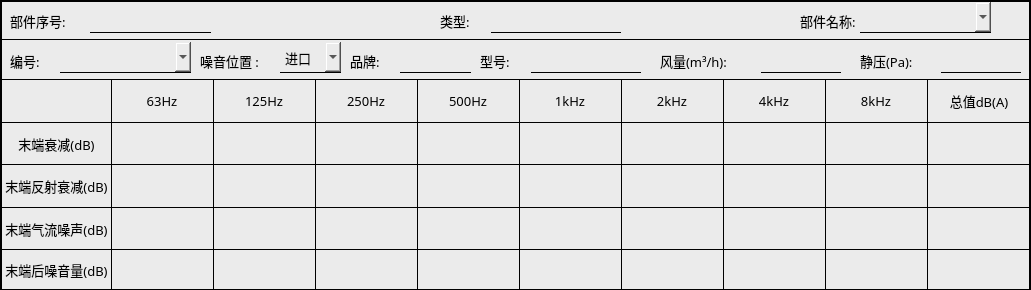
<?xml version="1.0" encoding="UTF-8"?>
<ui version="4.0">
 <class>Table_atten_noi</class>
 <widget class="QWidget" name="Table_atten_noi">
  <property name="geometry">
   <rect>
    <x>0</x>
    <y>0</y>
    <width>1031</width>
    <height>290</height>
   </rect>
  </property>
  <property name="windowTitle">
   <string>Form</string>
  </property>
  <property name="styleSheet">
   <string notr="true">background-color: rgb(235, 235, 235);</string>
  </property>
  <widget class="QWidget" name="widget_3" native="true">
   <property name="geometry">
    <rect>
     <x>0</x>
     <y>0</y>
     <width>1031</width>
     <height>40</height>
    </rect>
   </property>
   <property name="styleSheet">
    <string notr="true">#widget_3
{
border:2px solid black;
border-bottom:1px solid black;
}</string>
   </property>
   <widget class="QLabel" name="label_9">
    <property name="geometry">
     <rect>
      <x>10</x>
      <y>5</y>
      <width>81</width>
      <height>31</height>
     </rect>
    </property>
    <property name="font">
     <font>
      <family>Microsoft YaHei</family>
      <pointsize>10</pointsize>
     </font>
    </property>
    <property name="text">
     <string>部件序号:</string>
    </property>
   </widget>
   <widget class="QLineEdit" name="lineEdit_8">
    <property name="geometry">
     <rect>
      <x>90</x>
      <y>2</y>
      <width>121</width>
      <height>31</height>
     </rect>
    </property>
    <property name="font">
     <font>
      <family>Microsoft YaHei</family>
      <pointsize>10</pointsize>
     </font>
    </property>
    <property name="styleSheet">
     <string notr="true">border:none;
border-bottom:1px solid black;</string>
    </property>
   </widget>
   <widget class="QLineEdit" name="lineEdit_9">
    <property name="geometry">
     <rect>
      <x>490</x>
      <y>2</y>
      <width>131</width>
      <height>31</height>
     </rect>
    </property>
    <property name="font">
     <font>
      <family>Microsoft YaHei</family>
      <pointsize>10</pointsize>
     </font>
    </property>
    <property name="styleSheet">
     <string notr="true">border:none;
border-bottom:1px solid black;
</string>
    </property>
   </widget>
   <widget class="QLabel" name="label_10">
    <property name="geometry">
     <rect>
      <x>440</x>
      <y>5</y>
      <width>51</width>
      <height>31</height>
     </rect>
    </property>
    <property name="font">
     <font>
      <family>Microsoft YaHei</family>
      <pointsize>10</pointsize>
     </font>
    </property>
    <property name="text">
     <string>类型:</string>
    </property>
   </widget>
   <widget class="QLabel" name="label_11">
    <property name="geometry">
     <rect>
      <x>800</x>
      <y>5</y>
      <width>81</width>
      <height>31</height>
     </rect>
    </property>
    <property name="font">
     <font>
      <family>Microsoft YaHei</family>
      <pointsize>10</pointsize>
     </font>
    </property>
    <property name="text">
     <string>部件名称:</string>
    </property>
   </widget>
   <widget class="QComboBox" name="comboBox_3">
    <property name="geometry">
     <rect>
      <x>860</x>
      <y>2</y>
      <width>131</width>
      <height>31</height>
     </rect>
    </property>
    <property name="font">
     <font>
      <family>Microsoft YaHei</family>
      <pointsize>10</pointsize>
     </font>
    </property>
    <property name="styleSheet">
     <string notr="true">border:none;
border-bottom:1px solid black;</string>
    </property>
   </widget>
  </widget>
  <widget class="QWidget" name="widget" native="true">
   <property name="geometry">
    <rect>
     <x>0</x>
     <y>80</y>
     <width>1031</width>
     <height>211</height>
    </rect>
   </property>
   <layout class="QGridLayout" name="gridLayout">
    <property name="leftMargin">
     <number>0</number>
    </property>
    <property name="topMargin">
     <number>0</number>
    </property>
    <property name="rightMargin">
     <number>0</number>
    </property>
    <property name="bottomMargin">
     <number>0</number>
    </property>
    <property name="spacing">
     <number>0</number>
    </property>
    <item row="4" column="4">
     <widget class="QLineEdit" name="lineEdit_4">
      <property name="sizePolicy">
       <sizepolicy hsizetype="Expanding" vsizetype="Preferred">
        <horstretch>0</horstretch>
        <verstretch>0</verstretch>
       </sizepolicy>
      </property>
      <property name="styleSheet">
       <string notr="true">border:1px solid black;
border-right:none;
border-bottom:2px solid black;</string>
      </property>
     </widget>
    </item>
    <item row="0" column="4">
     <widget class="QLabel" name="label_5">
      <property name="font">
       <font>
        <family>Microsoft YaHei</family>
        <pointsize>10</pointsize>
       </font>
      </property>
      <property name="styleSheet">
       <string notr="true">border-left:1px solid black;</string>
      </property>
      <property name="text">
       <string>500Hz</string>
      </property>
      <property name="alignment">
       <set>Qt::AlignCenter</set>
      </property>
     </widget>
    </item>
    <item row="1" column="2">
     <widget class="QLineEdit" name="lineEdit_24">
      <property name="sizePolicy">
       <sizepolicy hsizetype="Expanding" vsizetype="Preferred">
        <horstretch>0</horstretch>
        <verstretch>0</verstretch>
       </sizepolicy>
      </property>
      <property name="styleSheet">
       <string notr="true">border:1px solid black;
border-right:none;
border-bottom:none;</string>
      </property>
     </widget>
    </item>
    <item row="1" column="4">
     <widget class="QLineEdit" name="lineEdit_20">
      <property name="sizePolicy">
       <sizepolicy hsizetype="Expanding" vsizetype="Preferred">
        <horstretch>0</horstretch>
        <verstretch>0</verstretch>
       </sizepolicy>
      </property>
      <property name="styleSheet">
       <string notr="true">border:1px solid black;
border-right:none;
border-bottom:none;</string>
      </property>
     </widget>
    </item>
    <item row="0" column="6">
     <widget class="QLabel" name="label_7">
      <property name="font">
       <font>
        <family>Microsoft YaHei</family>
        <pointsize>10</pointsize>
       </font>
      </property>
      <property name="styleSheet">
       <string notr="true">border-left:1px solid black;</string>
      </property>
      <property name="text">
       <string>2kHz</string>
      </property>
      <property name="alignment">
       <set>Qt::AlignCenter</set>
      </property>
     </widget>
    </item>
    <item row="0" column="9">
     <widget class="QLabel" name="label_13">
      <property name="font">
       <font>
        <family>Microsoft YaHei</family>
        <pointsize>10</pointsize>
       </font>
      </property>
      <property name="styleSheet">
       <string notr="true">border-left:1px solid black;
border-right:2px solid black;</string>
      </property>
      <property name="text">
       <string>总值dB(A)</string>
      </property>
      <property name="alignment">
       <set>Qt::AlignCenter</set>
      </property>
     </widget>
    </item>
    <item row="1" column="3">
     <widget class="QLineEdit" name="lineEdit_23">
      <property name="sizePolicy">
       <sizepolicy hsizetype="Expanding" vsizetype="Preferred">
        <horstretch>0</horstretch>
        <verstretch>0</verstretch>
       </sizepolicy>
      </property>
      <property name="styleSheet">
       <string notr="true">border:1px solid black;
border-right:none;
border-bottom:none;</string>
      </property>
     </widget>
    </item>
    <item row="4" column="7">
     <widget class="QLineEdit" name="lineEdit_7">
      <property name="sizePolicy">
       <sizepolicy hsizetype="Expanding" vsizetype="Preferred">
        <horstretch>0</horstretch>
        <verstretch>0</verstretch>
       </sizepolicy>
      </property>
      <property name="styleSheet">
       <string notr="true">border:1px solid black;
border-right:none;
border-bottom:2px solid black;</string>
      </property>
     </widget>
    </item>
    <item row="4" column="5">
     <widget class="QLineEdit" name="lineEdit_5">
      <property name="sizePolicy">
       <sizepolicy hsizetype="Expanding" vsizetype="Preferred">
        <horstretch>0</horstretch>
        <verstretch>0</verstretch>
       </sizepolicy>
      </property>
      <property name="styleSheet">
       <string notr="true">border:1px solid black;
border-right:none;
border-bottom:2px solid black;</string>
      </property>
     </widget>
    </item>
    <item row="1" column="1">
     <widget class="QLineEdit" name="lineEdit_25">
      <property name="sizePolicy">
       <sizepolicy hsizetype="Expanding" vsizetype="Preferred">
        <horstretch>0</horstretch>
        <verstretch>0</verstretch>
       </sizepolicy>
      </property>
      <property name="styleSheet">
       <string notr="true">border:1px solid black;
border-right:none;
border-bottom:none;</string>
      </property>
     </widget>
    </item>
    <item row="4" column="9">
     <widget class="QLineEdit" name="lineEdit_12">
      <property name="sizePolicy">
       <sizepolicy hsizetype="Expanding" vsizetype="Preferred">
        <horstretch>0</horstretch>
        <verstretch>0</verstretch>
       </sizepolicy>
      </property>
      <property name="styleSheet">
       <string notr="true">border:1px solid black;
border-bottom:2px solid black;
border-right:2px solid black;</string>
      </property>
     </widget>
    </item>
    <item row="0" column="2">
     <widget class="QLabel" name="label_3">
      <property name="font">
       <font>
        <family>Microsoft YaHei</family>
        <pointsize>10</pointsize>
       </font>
      </property>
      <property name="styleSheet">
       <string notr="true">border-left:1px solid black;</string>
      </property>
      <property name="text">
       <string>125Hz</string>
      </property>
      <property name="alignment">
       <set>Qt::AlignCenter</set>
      </property>
     </widget>
    </item>
    <item row="0" column="0">
     <widget class="QLabel" name="label">
      <property name="styleSheet">
       <string notr="true">border-left:2px solid black;</string>
      </property>
      <property name="text">
       <string/>
      </property>
     </widget>
    </item>
    <item row="0" column="1">
     <widget class="QLabel" name="label_2">
      <property name="font">
       <font>
        <family>Microsoft YaHei</family>
        <pointsize>10</pointsize>
       </font>
      </property>
      <property name="styleSheet">
       <string notr="true">border-left:1px solid black;
</string>
      </property>
      <property name="text">
       <string>63Hz</string>
      </property>
      <property name="alignment">
       <set>Qt::AlignCenter</set>
      </property>
     </widget>
    </item>
    <item row="4" column="3">
     <widget class="QLineEdit" name="lineEdit_3">
      <property name="sizePolicy">
       <sizepolicy hsizetype="Expanding" vsizetype="Preferred">
        <horstretch>0</horstretch>
        <verstretch>0</verstretch>
       </sizepolicy>
      </property>
      <property name="styleSheet">
       <string notr="true">border:1px solid black;
border-right:none;
border-bottom:2px solid black;</string>
      </property>
     </widget>
    </item>
    <item row="4" column="2">
     <widget class="QLineEdit" name="lineEdit_2">
      <property name="sizePolicy">
       <sizepolicy hsizetype="Expanding" vsizetype="Preferred">
        <horstretch>0</horstretch>
        <verstretch>0</verstretch>
       </sizepolicy>
      </property>
      <property name="styleSheet">
       <string notr="true">border:1px solid black;
border-right:none;
border-bottom:2px solid black;</string>
      </property>
     </widget>
    </item>
    <item row="4" column="1">
     <widget class="QLineEdit" name="lineEdit">
      <property name="sizePolicy">
       <sizepolicy hsizetype="Expanding" vsizetype="Preferred">
        <horstretch>0</horstretch>
        <verstretch>0</verstretch>
       </sizepolicy>
      </property>
      <property name="styleSheet">
       <string notr="true">border:1px solid black;
border-right:none;
border-bottom:2px solid black;</string>
      </property>
     </widget>
    </item>
    <item row="1" column="6">
     <widget class="QLineEdit" name="lineEdit_18">
      <property name="sizePolicy">
       <sizepolicy hsizetype="Expanding" vsizetype="Preferred">
        <horstretch>0</horstretch>
        <verstretch>0</verstretch>
       </sizepolicy>
      </property>
      <property name="styleSheet">
       <string notr="true">border:1px solid black;
border-right:none;
border-bottom:none;</string>
      </property>
     </widget>
    </item>
    <item row="0" column="5">
     <widget class="QLabel" name="label_6">
      <property name="font">
       <font>
        <family>Microsoft YaHei</family>
        <pointsize>10</pointsize>
       </font>
      </property>
      <property name="styleSheet">
       <string notr="true">border-left:1px solid black;</string>
      </property>
      <property name="text">
       <string>1kHz</string>
      </property>
      <property name="alignment">
       <set>Qt::AlignCenter</set>
      </property>
     </widget>
    </item>
    <item row="4" column="6">
     <widget class="QLineEdit" name="lineEdit_6">
      <property name="sizePolicy">
       <sizepolicy hsizetype="Expanding" vsizetype="Preferred">
        <horstretch>0</horstretch>
        <verstretch>0</verstretch>
       </sizepolicy>
      </property>
      <property name="styleSheet">
       <string notr="true">border:1px solid black;
border-right:none;
border-bottom:2px solid black;</string>
      </property>
     </widget>
    </item>
    <item row="0" column="3">
     <widget class="QLabel" name="label_4">
      <property name="font">
       <font>
        <family>Microsoft YaHei</family>
        <pointsize>10</pointsize>
       </font>
      </property>
      <property name="styleSheet">
       <string notr="true">border-left:1px solid black;</string>
      </property>
      <property name="text">
       <string>250Hz</string>
      </property>
      <property name="alignment">
       <set>Qt::AlignCenter</set>
      </property>
     </widget>
    </item>
    <item row="1" column="8">
     <widget class="QLineEdit" name="lineEdit_21">
      <property name="sizePolicy">
       <sizepolicy hsizetype="Expanding" vsizetype="Preferred">
        <horstretch>0</horstretch>
        <verstretch>0</verstretch>
       </sizepolicy>
      </property>
      <property name="styleSheet">
       <string notr="true">border:1px solid black;
border-right:none;
border-bottom:none;</string>
      </property>
     </widget>
    </item>
    <item row="1" column="7">
     <widget class="QLineEdit" name="lineEdit_17">
      <property name="sizePolicy">
       <sizepolicy hsizetype="Expanding" vsizetype="Preferred">
        <horstretch>0</horstretch>
        <verstretch>0</verstretch>
       </sizepolicy>
      </property>
      <property name="styleSheet">
       <string notr="true">border:1px solid black;
border-right:none;
border-bottom:none;</string>
      </property>
     </widget>
    </item>
    <item row="1" column="9">
     <widget class="QLineEdit" name="lineEdit_22">
      <property name="sizePolicy">
       <sizepolicy hsizetype="Expanding" vsizetype="Preferred">
        <horstretch>0</horstretch>
        <verstretch>0</verstretch>
       </sizepolicy>
      </property>
      <property name="styleSheet">
       <string notr="true">border:1px solid black;
border-right:none;
border-bottom:none;
border-right:2px solid black;</string>
      </property>
     </widget>
    </item>
    <item row="0" column="7">
     <widget class="QLabel" name="label_8">
      <property name="font">
       <font>
        <family>Microsoft YaHei</family>
        <pointsize>10</pointsize>
       </font>
      </property>
      <property name="styleSheet">
       <string notr="true">border-left:1px solid black;</string>
      </property>
      <property name="text">
       <string>4kHz</string>
      </property>
      <property name="alignment">
       <set>Qt::AlignCenter</set>
      </property>
     </widget>
    </item>
    <item row="4" column="8">
     <widget class="QLineEdit" name="lineEdit_11">
      <property name="sizePolicy">
       <sizepolicy hsizetype="Expanding" vsizetype="Preferred">
        <horstretch>0</horstretch>
        <verstretch>0</verstretch>
       </sizepolicy>
      </property>
      <property name="styleSheet">
       <string notr="true">border:1px solid black;
border-right:none;
border-bottom:2px solid black;</string>
      </property>
     </widget>
    </item>
    <item row="4" column="0">
     <widget class="QLabel" name="label_14">
      <property name="font">
       <font>
        <family>Microsoft YaHei</family>
        <pointsize>10</pointsize>
       </font>
      </property>
      <property name="styleSheet">
       <string notr="true">border:1px solid black;
border-left:2px solid black;
border-bottom:2px solid black;
border-right:none;
</string>
      </property>
      <property name="text">
       <string> 末端后噪音量(dB) </string>
      </property>
      <property name="alignment">
       <set>Qt::AlignCenter</set>
      </property>
     </widget>
    </item>
    <item row="1" column="5">
     <widget class="QLineEdit" name="lineEdit_19">
      <property name="sizePolicy">
       <sizepolicy hsizetype="Expanding" vsizetype="Preferred">
        <horstretch>0</horstretch>
        <verstretch>0</verstretch>
       </sizepolicy>
      </property>
      <property name="styleSheet">
       <string notr="true">border:1px solid black;
border-right:none;
border-bottom:none;</string>
      </property>
     </widget>
    </item>
    <item row="0" column="8">
     <widget class="QLabel" name="label_12">
      <property name="font">
       <font>
        <family>Microsoft YaHei</family>
        <pointsize>10</pointsize>
       </font>
      </property>
      <property name="styleSheet">
       <string notr="true">border-left:1px solid black;</string>
      </property>
      <property name="text">
       <string>8kHz</string>
      </property>
      <property name="alignment">
       <set>Qt::AlignCenter</set>
      </property>
     </widget>
    </item>
    <item row="2" column="1">
     <widget class="QLineEdit" name="lineEdit_27">
      <property name="sizePolicy">
       <sizepolicy hsizetype="Expanding" vsizetype="Preferred">
        <horstretch>0</horstretch>
        <verstretch>0</verstretch>
       </sizepolicy>
      </property>
      <property name="styleSheet">
       <string notr="true">border:1px solid black;
border-right:none;
border-bottom:none;</string>
      </property>
     </widget>
    </item>
    <item row="2" column="2">
     <widget class="QLineEdit" name="lineEdit_30">
      <property name="sizePolicy">
       <sizepolicy hsizetype="Expanding" vsizetype="Preferred">
        <horstretch>0</horstretch>
        <verstretch>0</verstretch>
       </sizepolicy>
      </property>
      <property name="styleSheet">
       <string notr="true">border:1px solid black;
border-right:none;
border-bottom:none;</string>
      </property>
     </widget>
    </item>
    <item row="2" column="3">
     <widget class="QLineEdit" name="lineEdit_31">
      <property name="sizePolicy">
       <sizepolicy hsizetype="Expanding" vsizetype="Preferred">
        <horstretch>0</horstretch>
        <verstretch>0</verstretch>
       </sizepolicy>
      </property>
      <property name="styleSheet">
       <string notr="true">border:1px solid black;
border-right:none;
border-bottom:none;</string>
      </property>
     </widget>
    </item>
    <item row="2" column="4">
     <widget class="QLineEdit" name="lineEdit_32">
      <property name="sizePolicy">
       <sizepolicy hsizetype="Expanding" vsizetype="Preferred">
        <horstretch>0</horstretch>
        <verstretch>0</verstretch>
       </sizepolicy>
      </property>
      <property name="styleSheet">
       <string notr="true">border:1px solid black;
border-right:none;
border-bottom:none;</string>
      </property>
     </widget>
    </item>
    <item row="2" column="5">
     <widget class="QLineEdit" name="lineEdit_33">
      <property name="sizePolicy">
       <sizepolicy hsizetype="Expanding" vsizetype="Preferred">
        <horstretch>0</horstretch>
        <verstretch>0</verstretch>
       </sizepolicy>
      </property>
      <property name="styleSheet">
       <string notr="true">border:1px solid black;
border-right:none;
border-bottom:none;</string>
      </property>
     </widget>
    </item>
    <item row="2" column="6">
     <widget class="QLineEdit" name="lineEdit_34">
      <property name="sizePolicy">
       <sizepolicy hsizetype="Expanding" vsizetype="Preferred">
        <horstretch>0</horstretch>
        <verstretch>0</verstretch>
       </sizepolicy>
      </property>
      <property name="styleSheet">
       <string notr="true">border:1px solid black;
border-right:none;
border-bottom:none;</string>
      </property>
     </widget>
    </item>
    <item row="2" column="7">
     <widget class="QLineEdit" name="lineEdit_35">
      <property name="sizePolicy">
       <sizepolicy hsizetype="Expanding" vsizetype="Preferred">
        <horstretch>0</horstretch>
        <verstretch>0</verstretch>
       </sizepolicy>
      </property>
      <property name="styleSheet">
       <string notr="true">border:1px solid black;
border-right:none;
border-bottom:none;</string>
      </property>
     </widget>
    </item>
    <item row="2" column="8">
     <widget class="QLineEdit" name="lineEdit_36">
      <property name="sizePolicy">
       <sizepolicy hsizetype="Expanding" vsizetype="Preferred">
        <horstretch>0</horstretch>
        <verstretch>0</verstretch>
       </sizepolicy>
      </property>
      <property name="styleSheet">
       <string notr="true">border:1px solid black;
border-right:none;
border-bottom:none;</string>
      </property>
     </widget>
    </item>
    <item row="2" column="9">
     <widget class="QLineEdit" name="lineEdit_37">
      <property name="sizePolicy">
       <sizepolicy hsizetype="Expanding" vsizetype="Preferred">
        <horstretch>0</horstretch>
        <verstretch>0</verstretch>
       </sizepolicy>
      </property>
      <property name="styleSheet">
       <string notr="true">border:1px solid black;
border-right:2px solid black;
border-bottom:none;</string>
      </property>
     </widget>
    </item>
    <item row="3" column="1">
     <widget class="QLineEdit" name="lineEdit_38">
      <property name="sizePolicy">
       <sizepolicy hsizetype="Expanding" vsizetype="Preferred">
        <horstretch>0</horstretch>
        <verstretch>0</verstretch>
       </sizepolicy>
      </property>
      <property name="styleSheet">
       <string notr="true">border:1px solid black;
border-right:none;
border-bottom:none;</string>
      </property>
     </widget>
    </item>
    <item row="3" column="2">
     <widget class="QLineEdit" name="lineEdit_39">
      <property name="sizePolicy">
       <sizepolicy hsizetype="Expanding" vsizetype="Preferred">
        <horstretch>0</horstretch>
        <verstretch>0</verstretch>
       </sizepolicy>
      </property>
      <property name="styleSheet">
       <string notr="true">border:1px solid black;
border-right:none;
border-bottom:none;</string>
      </property>
     </widget>
    </item>
    <item row="3" column="3">
     <widget class="QLineEdit" name="lineEdit_40">
      <property name="sizePolicy">
       <sizepolicy hsizetype="Expanding" vsizetype="Preferred">
        <horstretch>0</horstretch>
        <verstretch>0</verstretch>
       </sizepolicy>
      </property>
      <property name="styleSheet">
       <string notr="true">border:1px solid black;
border-right:none;
border-bottom:none;</string>
      </property>
     </widget>
    </item>
    <item row="3" column="4">
     <widget class="QLineEdit" name="lineEdit_41">
      <property name="sizePolicy">
       <sizepolicy hsizetype="Expanding" vsizetype="Preferred">
        <horstretch>0</horstretch>
        <verstretch>0</verstretch>
       </sizepolicy>
      </property>
      <property name="styleSheet">
       <string notr="true">border:1px solid black;
border-right:none;
border-bottom:none;</string>
      </property>
     </widget>
    </item>
    <item row="3" column="5">
     <widget class="QLineEdit" name="lineEdit_42">
      <property name="sizePolicy">
       <sizepolicy hsizetype="Expanding" vsizetype="Preferred">
        <horstretch>0</horstretch>
        <verstretch>0</verstretch>
       </sizepolicy>
      </property>
      <property name="styleSheet">
       <string notr="true">border:1px solid black;
border-right:none;
border-bottom:none;</string>
      </property>
     </widget>
    </item>
    <item row="3" column="6">
     <widget class="QLineEdit" name="lineEdit_43">
      <property name="sizePolicy">
       <sizepolicy hsizetype="Expanding" vsizetype="Preferred">
        <horstretch>0</horstretch>
        <verstretch>0</verstretch>
       </sizepolicy>
      </property>
      <property name="styleSheet">
       <string notr="true">border:1px solid black;
border-right:none;
border-bottom:none;</string>
      </property>
     </widget>
    </item>
    <item row="3" column="7">
     <widget class="QLineEdit" name="lineEdit_44">
      <property name="sizePolicy">
       <sizepolicy hsizetype="Expanding" vsizetype="Preferred">
        <horstretch>0</horstretch>
        <verstretch>0</verstretch>
       </sizepolicy>
      </property>
      <property name="styleSheet">
       <string notr="true">border:1px solid black;
border-right:none;
border-bottom:none;</string>
      </property>
     </widget>
    </item>
    <item row="3" column="8">
     <widget class="QLineEdit" name="lineEdit_45">
      <property name="sizePolicy">
       <sizepolicy hsizetype="Expanding" vsizetype="Preferred">
        <horstretch>0</horstretch>
        <verstretch>0</verstretch>
       </sizepolicy>
      </property>
      <property name="styleSheet">
       <string notr="true">border:1px solid black;
border-right:none;
border-bottom:none;</string>
      </property>
     </widget>
    </item>
    <item row="3" column="9">
     <widget class="QLineEdit" name="lineEdit_46">
      <property name="sizePolicy">
       <sizepolicy hsizetype="Expanding" vsizetype="Preferred">
        <horstretch>0</horstretch>
        <verstretch>0</verstretch>
       </sizepolicy>
      </property>
      <property name="styleSheet">
       <string notr="true">border:1px solid black;
border-right:2px solid black;
border-bottom:none;</string>
      </property>
     </widget>
    </item>
    <item row="3" column="0">
     <widget class="QLabel" name="label_21">
      <property name="font">
       <font>
        <family>Microsoft YaHei</family>
        <pointsize>10</pointsize>
       </font>
      </property>
      <property name="styleSheet">
       <string notr="true">border:1px solid black;
border-right:none;
border-bottom:none;
border-left:2px solid black;
</string>
      </property>
      <property name="text">
       <string> 末端气流噪声(dB) </string>
      </property>
      <property name="alignment">
       <set>Qt::AlignCenter</set>
      </property>
     </widget>
    </item>
    <item row="2" column="0">
     <widget class="QLabel" name="label_22">
      <property name="font">
       <font>
        <family>Microsoft YaHei</family>
        <pointsize>10</pointsize>
       </font>
      </property>
      <property name="styleSheet">
       <string notr="true">border:1px solid black;
border-right:none;
border-bottom:none;
border-left:2px solid black;
</string>
      </property>
      <property name="text">
       <string>末端反射衰减(dB)</string>
      </property>
      <property name="alignment">
       <set>Qt::AlignCenter</set>
      </property>
     </widget>
    </item>
    <item row="1" column="0">
     <widget class="QLabel" name="label_23">
      <property name="font">
       <font>
        <family>Microsoft YaHei</family>
        <pointsize>10</pointsize>
       </font>
      </property>
      <property name="styleSheet">
       <string notr="true">border:1px solid black;
border-right:none;
border-bottom:none;
border-left:2px solid black;
</string>
      </property>
      <property name="text">
       <string>末端衰减(dB)</string>
      </property>
      <property name="alignment">
       <set>Qt::AlignCenter</set>
      </property>
     </widget>
    </item>
   </layout>
  </widget>
  <widget class="QWidget" name="widget_4" native="true">
   <property name="geometry">
    <rect>
     <x>0</x>
     <y>40</y>
     <width>1031</width>
     <height>40</height>
    </rect>
   </property>
   <property name="sizePolicy">
    <sizepolicy hsizetype="Preferred" vsizetype="Minimum">
     <horstretch>0</horstretch>
     <verstretch>0</verstretch>
    </sizepolicy>
   </property>
   <property name="styleSheet">
    <string notr="true">#widget_4
{
border:1px solid black;
border-left:2px solid black;
border-right:2px solid black;
border-top:none;
}</string>
   </property>
   <widget class="QLabel" name="label_15">
    <property name="geometry">
     <rect>
      <x>10</x>
      <y>5</y>
      <width>51</width>
      <height>31</height>
     </rect>
    </property>
    <property name="font">
     <font>
      <family>Microsoft YaHei</family>
      <pointsize>10</pointsize>
     </font>
    </property>
    <property name="text">
     <string>编号:</string>
    </property>
   </widget>
   <widget class="QComboBox" name="comboBox">
    <property name="geometry">
     <rect>
      <x>60</x>
      <y>2</y>
      <width>131</width>
      <height>31</height>
     </rect>
    </property>
    <property name="font">
     <font>
      <family>Microsoft YaHei</family>
      <pointsize>10</pointsize>
     </font>
    </property>
    <property name="styleSheet">
     <string notr="true">border:none;
border-bottom:1px solid black;</string>
    </property>
   </widget>
   <widget class="QLabel" name="label_16">
    <property name="geometry">
     <rect>
      <x>200</x>
      <y>5</y>
      <width>81</width>
      <height>31</height>
     </rect>
    </property>
    <property name="font">
     <font>
      <family>Microsoft YaHei</family>
      <pointsize>10</pointsize>
     </font>
    </property>
    <property name="text">
     <string>噪音位置 :</string>
    </property>
   </widget>
   <widget class="QComboBox" name="comboBox_2">
    <property name="geometry">
     <rect>
      <x>280</x>
      <y>2</y>
      <width>61</width>
      <height>31</height>
     </rect>
    </property>
    <property name="font">
     <font>
      <family>Microsoft YaHei</family>
      <pointsize>10</pointsize>
     </font>
    </property>
    <property name="styleSheet">
     <string notr="true">border:none;
border-bottom:1px solid black;</string>
    </property>
    <item>
     <property name="text">
      <string>进口</string>
     </property>
    </item>
    <item>
     <property name="text">
      <string>出口</string>
     </property>
    </item>
   </widget>
   <widget class="QLabel" name="label_17">
    <property name="geometry">
     <rect>
      <x>350</x>
      <y>5</y>
      <width>51</width>
      <height>31</height>
     </rect>
    </property>
    <property name="font">
     <font>
      <family>Microsoft YaHei</family>
      <pointsize>10</pointsize>
     </font>
    </property>
    <property name="text">
     <string>品牌:</string>
    </property>
   </widget>
   <widget class="QLineEdit" name="lineEdit_13">
    <property name="geometry">
     <rect>
      <x>400</x>
      <y>2</y>
      <width>71</width>
      <height>31</height>
     </rect>
    </property>
    <property name="font">
     <font>
      <family>Microsoft YaHei</family>
      <pointsize>10</pointsize>
     </font>
    </property>
    <property name="styleSheet">
     <string notr="true">border:none;
border-bottom:1px solid black;
</string>
    </property>
   </widget>
   <widget class="QLineEdit" name="lineEdit_14">
    <property name="geometry">
     <rect>
      <x>530</x>
      <y>2</y>
      <width>111</width>
      <height>31</height>
     </rect>
    </property>
    <property name="font">
     <font>
      <family>Microsoft YaHei</family>
      <pointsize>10</pointsize>
     </font>
    </property>
    <property name="styleSheet">
     <string notr="true">border:none;
border-bottom:1px solid black;
</string>
    </property>
   </widget>
   <widget class="QLabel" name="label_18">
    <property name="geometry">
     <rect>
      <x>480</x>
      <y>5</y>
      <width>51</width>
      <height>31</height>
     </rect>
    </property>
    <property name="font">
     <font>
      <family>Microsoft YaHei</family>
      <pointsize>10</pointsize>
     </font>
    </property>
    <property name="text">
     <string>型号:</string>
    </property>
   </widget>
   <widget class="QLineEdit" name="lineEdit_15">
    <property name="geometry">
     <rect>
      <x>760</x>
      <y>2</y>
      <width>81</width>
      <height>31</height>
     </rect>
    </property>
    <property name="font">
     <font>
      <family>Microsoft YaHei</family>
      <pointsize>10</pointsize>
     </font>
    </property>
    <property name="styleSheet">
     <string notr="true">border:none;
border-bottom:1px solid black;
</string>
    </property>
   </widget>
   <widget class="QLabel" name="label_19">
    <property name="geometry">
     <rect>
      <x>660</x>
      <y>5</y>
      <width>101</width>
      <height>31</height>
     </rect>
    </property>
    <property name="font">
     <font>
      <family>Microsoft YaHei</family>
      <pointsize>10</pointsize>
     </font>
    </property>
    <property name="text">
     <string>风量(m³/h):</string>
    </property>
   </widget>
   <widget class="QLineEdit" name="lineEdit_16">
    <property name="geometry">
     <rect>
      <x>940</x>
      <y>2</y>
      <width>81</width>
      <height>31</height>
     </rect>
    </property>
    <property name="font">
     <font>
      <family>Microsoft YaHei</family>
      <pointsize>10</pointsize>
     </font>
    </property>
    <property name="styleSheet">
     <string notr="true">border:none;
border-bottom:1px solid black;
</string>
    </property>
   </widget>
   <widget class="QLabel" name="label_20">
    <property name="geometry">
     <rect>
      <x>860</x>
      <y>5</y>
      <width>81</width>
      <height>31</height>
     </rect>
    </property>
    <property name="font">
     <font>
      <family>Microsoft YaHei</family>
      <pointsize>10</pointsize>
     </font>
    </property>
    <property name="text">
     <string>静压(Pa):</string>
    </property>
   </widget>
  </widget>
 </widget>
 <resources/>
 <connections/>
</ui>
